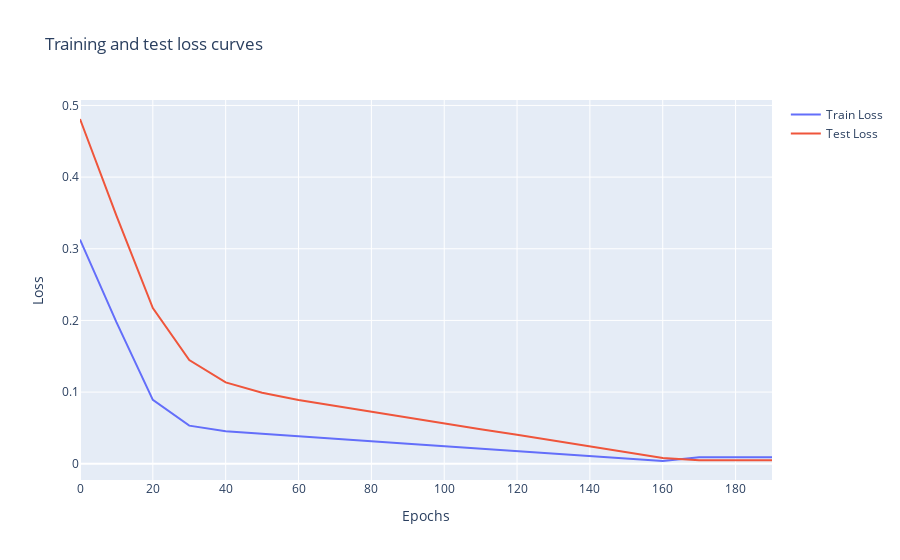

Notebook code for this chart:
### Code cell
# Plot the loss curves
figure = go.Figure()
figure.add_trace(go.Scatter(x=epoch_count, y=torch.tensor(loss_values).numpy(), name="Train Loss"))
figure.add_trace(go.Scatter(x=epoch_count, y=torch.tensor(test_loss_values).numpy(), name="Test Loss"))
figure.update_layout(title="Training and test loss curves", xaxis_title="Epochs", yaxis_title="Loss")

### Figure 1 — Plotly figure (JSON) as saved in the notebook; plotly's stock layout.template omitted (floating-point values rounded to 4 significant figures)
{"data": [{"name": "Train Loss", "type": "scatter", "x": [0, 10, 20, 30, 40, 50, 60, 70, 80, 90, 100, 110, 120, 130, 140, 150, 160, 170, 180, 190], "y": [0.3129, 0.1977, 0.08909, 0.05315, 0.04544, 0.04168, 0.03819, 0.03476, 0.03132, 0.02789, 0.02446, 0.02102, 0.01759, 0.01416, 0.01072, 0.007284, 0.003852, 0.008932, 0.008932, 0.008932]}, {"name": "Test Loss", "type": "scatter", "x": [0, 10, 20, 30, 40, 50, 60, 70, 80, 90, 100, 110, 120, 130, 140, 150, 160, 170, 180, 190], "y": [0.4811, 0.3464, 0.2173, 0.1446, 0.1136, 0.0992, 0.08887, 0.08059, 0.07232, 0.06474, 0.05646, 0.04819, 0.0406, 0.03233, 0.02406, 0.01647, 0.008202, 0.005023, 0.005023, 0.005023]}], "layout": {"title": {"text": "Training and test loss curves"}, "xaxis": {"title": {"text": "Epochs"}}, "yaxis": {"title": {"text": "Loss"}}}}
